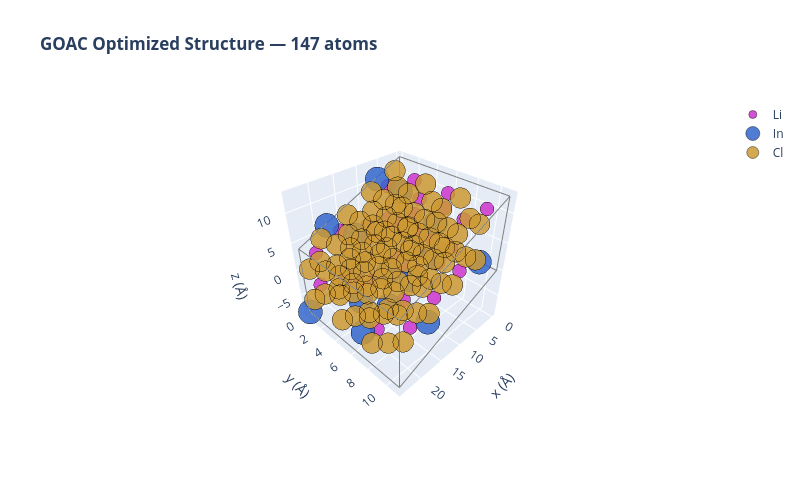

Source (notebook cell):
### Markdown cell above
**▲ Figure 1 — Energy landscape + Li positions.** *Left:* histogram of Coulomb energies from 200 random Li configurations in a 2×1×1 supercell. The spread (~45 eV) shows that Li ordering strongly affects the electrostatic energy. The red dashed line marks the lowest-energy configuration found. *Right:* Li atoms (purple dots) of the best structure projected onto the xy-plane.

### Code cell
# 3D interactive plot of the GOAC-optimized structure
import numpy as np
import plotly.graph_objects as go

if best_cif.exists():
    fig = go.Figure()

    # Lattice frame
    lattice = best_structure.lattice
    origin = lattice.get_cartesian_coords([0, 0, 0])
    a = lattice.get_cartesian_coords([1, 0, 0])
    b = lattice.get_cartesian_coords([0, 1, 0])
    c = lattice.get_cartesian_coords([0, 0, 1])

    edges = [
        (origin, a),
        (origin, b),
        (origin, c),
        (a, a + b),
        (a, a + c),
        (b, a + b),
        (b, b + c),
        (c, a + c),
        (c, b + c),
        (a + b, a + b + c),
        (a + c, a + b + c),
        (b + c, a + b + c),
    ]
    for start, stop in edges:
        fig.add_trace(
            go.Scatter3d(
                x=[start[0], stop[0]],
                y=[start[1], stop[1]],
                z=[start[2], stop[2]],
                mode='lines',
                line={'color': 'gray', 'width': 2},
                showlegend=False,
            )
        )

    # Atom sites colored by element — only one trace per element
    element_styles = {
        'Li': {'color': '#cc33cc', 'size': 8, 'label': 'Li'},
        'In': {'color': '#3366cc', 'size': 14, 'label': 'In'},
        'Cl': {'color': '#cc9933', 'size': 12, 'label': 'Cl'},
    }

    for elem, style in element_styles.items():
        elem_coords = [
            s.coords for s in best_structure.sites if s.species.elements[0].symbol == elem
        ]
        if not elem_coords:
            continue
        xs, ys, zs = zip(*elem_coords)
        fig.add_trace(
            go.Scatter3d(
                x=xs,
                y=ys,
                z=zs,
                mode='markers',
                marker={
                    'size': style['size'],
                    'color': style['color'],
                    'opacity': 0.85,
                    'line': {'width': 0.5, 'color': 'black'},
                },
                name=style['label'],
                showlegend=True,
            )
        )

    fig.update_scenes(
        xaxis_title='x (Å)',
        yaxis_title='y (Å)',
        zaxis_title='z (Å)',
        aspectmode='cube',
        camera=dict(eye=dict(x=1.5, y=1.5, z=1.5)),
    )
    fig.update_layout(
        height=500,
        width=800,
        title_text=f'<b>GOAC Optimized Structure — {len(best_structure)} atoms</b>',
        showlegend=True,
    )
    fig.show()

### Figure 1 — Plotly figure (JSON) as saved in the notebook; plotly's stock layout.template omitted (floating-point values rounded to 4 significant figures)
{"data": [{"line": {"color": "gray", "width": 2}, "mode": "lines", "showlegend": false, "type": "scatter3d", "x": [0.0, 23.98], "y": [0.0, 0.0], "z": [0.0, -8.639]}, {"line": {"color": "gray", "width": 2}, "mode": "lines", "showlegend": false, "type": "scatter3d", "x": [0.0, 1.762e-15], "y": [0.0, 10.96], "z": [0.0, 6.709e-16]}, {"line": {"color": "gray", "width": 2}, "mode": "lines", "showlegend": false, "type": "scatter3d", "x": [0.0, 0.0], "y": [0.0, 0.0], "z": [0.0, 12.62]}, {"line": {"color": "gray", "width": 2}, "mode": "lines", "showlegend": false, "type": "scatter3d", "x": [23.98, 23.98], "y": [0.0, 10.96], "z": [-8.639, -8.639]}, {"line": {"color": "gray", "width": 2}, "mode": "lines", "showlegend": false, "type": "scatter3d", "x": [23.98, 23.98], "y": [0.0, 0.0], "z": [-8.639, 3.979]}, {"line": {"color": "gray", "width": 2}, "mode": "lines", "showlegend": false, "type": "scatter3d", "x": [1.762e-15, 23.98], "y": [10.96, 10.96], "z": [6.709e-16, -8.639]}, {"line": {"color": "gray", "width": 2}, "mode": "lines", "showlegend": false, "type": "scatter3d", "x": [1.762e-15, 1.762e-15], "y": [10.96, 10.96], "z": [6.709e-16, 12.62]}, {"line": {"color": "gray", "width": 2}, "mode": "lines", "showlegend": false, "type": "scatter3d", "x": [0.0, 23.98], "y": [0.0, 0.0], "z": [12.62, 3.979]}, {"line": {"color": "gray", "width": 2}, "mode": "lines", "showlegend": false, "type": "scatter3d", "x": [0.0, 1.762e-15], "y": [0.0, 10.96], "z": [12.62, 12.62]}, {"line": {"color": "gray", "width": 2}, "mode": "lines", "showlegend": false, "type": "scatter3d", "x": [23.98, 23.98], "y": [10.96, 10.96], "z": [-8.639, 3.979]}, {"line": {"color": "gray", "width": 2}, "mode": "lines", "showlegend": false, "type": "scatter3d", "x": [23.98, 23.98], "y": [0.0, 10.96], "z": [3.979, 3.979]}, {"line": {"color": "gray", "width": 2}, "mode": "lines", "showlegend": false, "type": "scatter3d", "x": [1.762e-15, 23.98], "y": [10.96, 10.96], "z": [12.62, 3.979]}, {"marker": {"color": "#cc33cc", "line": {"color": "black", "width": 0.5}, "opacity": 0.85, "size": 8}, "mode": "markers", "name": "Li", "showlegend": true, "type": "scatter3d", "x": [8.983, 20.97, 6.04, 18.03, 8.965, 20.96, 6.133, 18.12, 3.031, 15.02, 0.02132, 12.01, 3.283, 15.27, 9.057, 12.04, 0.004992, 0.01921, 21.06, 3.27, 20.88, 8.815, 3.097, 18.1, 15.14, 6.104, 15.08, 2.99, 14.98, 0.02045, 12.01, 0.1051, 12.1, 5.991, 17.98], "y": [3.803, 3.803, 9.308, 9.308, 0.07175, 0.07175, 7.419, 7.419, 7.305, 7.305, 9.282, 9.282, 0.02833, 0.02833, 3.846, 9.165, 1.922, 5.54, 7.295, 3.798, 0.06284, 7.291, 0.05703, 1.77, 7.31, 5.564, 1.88, 3.798, 3.798, 1.821, 1.821, 7.329, 7.329, 3.595, 3.595], "z": [6.392, 2.073, 1.092, -3.227, 0.09751, -4.222, 10.32, 5.996, 2.219, -2.101, 9.513, 5.194, 8.257, 3.938, -0.1351, -1.167, 3.195, 9.556, -4.411, 8.378, 2.066, 6.396, 2.147, -3.22, 4.031, 1.026, -5.352, 2.201, -2.118, 9.501, 5.181, 6.28, 1.961, 4.428, 0.1082]}, {"marker": {"color": "#3366cc", "line": {"color": "black", "width": 0.5}, "opacity": 0.85, "size": 14}, "mode": "markers", "name": "In", "showlegend": true, "type": "scatter3d", "x": [11.98, 23.97, 3.018, 15.01, 6.122, 18.11, 9.115, 21.11, 0.09169, 12.08, 3.085, 15.08, 6.059, 18.05, 9.051, 21.04], "y": [0.02503, 0.02503, 5.602, 5.602, 0.1203, 0.1203, 5.512, 5.512, 0.1327, 0.1327, 5.541, 5.541, 10.92, 10.92, 5.544, 5.544], "z": [-4.251, -8.571, -1.007, -5.327, 10.39, 6.066, -3.217, -7.536, 6.353, 2.034, 5.299, 0.9794, 4.346, 0.02644, 3.14, -1.18]}, {"marker": {"color": "#cc9933", "line": {"color": "black", "width": 0.5}, "opacity": 0.85, "size": 12}, "mode": "markers", "name": "Cl", "showlegend": true, "type": "scatter3d", "x": [1.579, 13.57, 4.582, 16.57, 10.62, 22.61, 1.599, 13.59, 10.61, 22.6, 1.658, 13.65, 1.529, 13.52, 4.463, 16.45, 1.516, 13.51, 4.501, 16.49, 10.66, 22.65, 1.702, 13.69, 7.505, 19.5, 10.42, 22.41, 4.448, 16.44, 7.631, 19.62, 4.592, 16.58, 7.728, 19.72, 7.452, 19.44, 10.48, 22.47, 7.582, 19.57, 10.49, 22.48, 4.617, 16.61, 7.527, 19.52, 1.556, 13.55, 4.385, 16.38, 10.56, 22.55, 1.573, 13.57, 10.64, 22.64, 1.697, 13.69, 1.48, 13.47, 4.494, 16.49, 1.416, 13.41, 4.562, 16.55, 10.67, 22.66, 1.562, 13.55, 7.521, 19.51, 10.59, 22.58, 4.654, 16.65, 7.623, 19.61, 4.568, 16.56, 7.558, 19.55, 7.673, 19.66, 10.5, 22.49, 7.435, 19.43, 10.49, 22.48, 4.491, 16.48, 7.578, 19.57], "y": [1.809, 1.809, 7.309, 7.309, 1.781, 1.781, 7.282, 7.282, 9.266, 9.266, 3.742, 3.742, 9.308, 9.308, 3.751, 3.751, 0.1005, 0.1005, 5.593, 5.593, 0.07, 0.07, 5.595, 5.595, 1.793, 1.793, 7.3, 7.3, 1.814, 1.814, 7.317, 7.317, 9.256, 9.256, 3.802, 3.802, 9.231, 9.231, 3.785, 3.785, 0.0868, 0.0868, 5.634, 5.634, 0.1297, 0.1297, 5.588, 5.588, 1.779, 1.779, 7.295, 7.295, 1.788, 1.788, 7.334, 7.334, 9.218, 9.218, 3.822, 3.822, 9.22, 9.22, 3.761, 3.761, 0.0842, 0.0842, 5.512, 5.512, 0.05833, 0.05833, 5.543, 5.543, 1.853, 1.853, 7.31, 7.31, 1.869, 1.869, 7.274, 7.274, 9.28, 9.28, 3.788, 3.788, 9.29, 9.29, 3.826, 3.826, 0.03113, 0.03113, 5.569, 5.569, 0.06475, 0.06475, 5.505, 5.505], "z": [1.098, -3.222, 0.06019, -4.259, 7.208, 2.888, 10.43, 6.108, 7.2, 2.881, 10.48, 6.165, 1.167, -3.152, 0.0467, -4.273, 10.63, 6.312, 9.585, 5.266, -2.155, -6.475, 1.047, -3.272, -0.911, -5.23, -2.037, -6.357, 9.523, 5.203, 8.469, 4.15, 9.535, 5.216, 8.38, 4.061, -0.9477, -5.267, -2.001, -6.321, 8.514, 4.194, 7.242, 2.922, -0.06356, -4.383, -1.044, -5.363, 7.516, 3.196, 6.341, 2.021, 0.9347, -3.385, 4.248, -0.07159, 0.966, -3.353, 4.188, -0.1311, 7.455, 3.135, 6.316, 1.997, 4.244, -0.0751, 3.141, -1.179, 4.09, -0.2298, 7.415, 3.095, 5.184, 0.8646, 4.139, -0.1803, 3.079, -1.241, 2.006, -2.314, 3.018, -1.302, 2.024, -2.296, 5.25, 0.9305, 4.27, -0.04956, 2.144, -2.175, 1.099, -3.22, 6.158, 1.838, 5.152, 0.8328]}], "layout": {"height": 500, "scene": {"aspectmode": "cube", "camera": {"eye": {"x": 1.5, "y": 1.5, "z": 1.5}}, "xaxis": {"title": {"text": "x (Å)"}}, "yaxis": {"title": {"text": "y (Å)"}}, "zaxis": {"title": {"text": "z (Å)"}}}, "showlegend": true, "title": {"text": "<b>GOAC Optimized Structure — 147 atoms</b>"}, "width": 800}}
